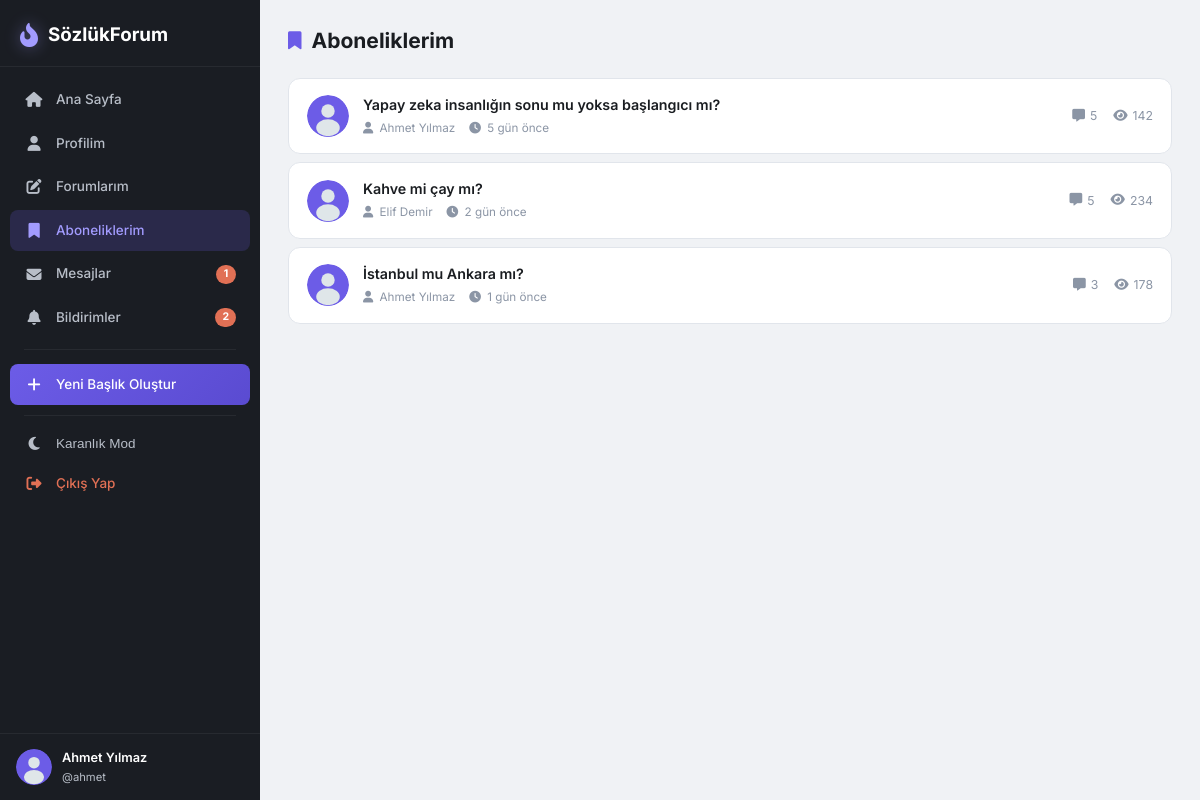
The page /subscriptions.php (signed in) on the database its author committed.
### tables this page shows
CREATE TABLE topics (
    id INT AUTO_INCREMENT PRIMARY KEY,
    title VARCHAR(255) NOT NULL,
    description TEXT DEFAULT NULL,
    user_id INT NOT NULL,
    views INT DEFAULT 0,
    created_at DATETIME DEFAULT CURRENT_TIMESTAMP,
    FOREIGN KEY (user_id) REFERENCES users(id) ON DELETE CASCADE
);

CREATE TABLE users (
    id INT AUTO_INCREMENT PRIMARY KEY,
    username VARCHAR(50) NOT NULL UNIQUE,
    email VARCHAR(100) NOT NULL UNIQUE,
    password VARCHAR(255) NOT NULL,
    display_name VARCHAR(100) DEFAULT NULL,
    bio TEXT DEFAULT NULL,
    avatar VARCHAR(255) DEFAULT NULL,
    role ENUM('user','admin') DEFAULT 'user',
    is_blocked TINYINT(1) DEFAULT 0,
    last_seen DATETIME DEFAULT CURRENT_TIMESTAMP,
    created_at DATETIME DEFAULT CURRENT_TIMESTAMP
);

### config.php (called while the page is built, shortened)
<?php
function e($str) {
    return htmlspecialchars((string)$str, ENT_QUOTES, 'UTF-8');
}
function timeAgo($datetime) {
    $now = new DateTime();
    $ago = new DateTime($datetime);
    $diff = $now->diff($ago);
    if ($diff->d > 0) return $diff->d . ' gün önce';
    return 'az önce';
}
function getAvatar($avatar) {
    return 'assets/default_avatar.svg';
}
?>

### subscriptions.php (the view, shortened to what this page needs)
<?php
require_once 'config.php';
$stmt = $pdo->prepare("SELECT t.*, u.username, u.display_name, u.avatar,
                        (SELECT COUNT(*) FROM comments WHERE topic_id = t.id AND is_hidden = 0) as comment_count
                        FROM subscriptions s
                        JOIN topics t ON s.topic_id = t.id
                        JOIN users u ON t.user_id = u.id
                        WHERE s.user_id = ?
                        ORDER BY s.created_at DESC");
$stmt->execute([$_SESSION['user_id']]);
$topics = $stmt->fetchAll();
include 'includes/header.php';
?>
<div class="page-layout">
    <div class="content-main">
        <div class="page-header">
            <h1><i class="fas fa-bookmark"></i> Aboneliklerim</h1>
        </div>
        <div class="topic-list">
            <?php if (empty($topics)): ?>
                <div class="empty-state">
                    <i class="fas fa-bookmark"></i>
                    <h3>Henüz bir başlığa abone olmadınız</h3>
                    <p>Beğendiğiniz başlıklara abone olarak onları burada takip edin.</p>
                    <a href="index.php" class="btn btn-primary">Başlıklara Göz At</a>
                </div>
            <?php else: ?>
                <?php foreach ($topics as $topic): ?>
                <a href="topic.php?id=<?= $topic['id'] ?>" class="topic-card">
                    <div class="topic-card-left">
                        <img src="<?= e(getAvatar($topic['avatar'])) ?>" alt="" class="topic-avatar">
                        <div class="topic-info">
                            <h3 class="topic-title"><?= e($topic['title']) ?></h3>
                            <div class="topic-meta">
                                <span class="topic-author"><i class="fas fa-user"></i> <?= e($topic['display_name'] ?? $topic['username']) ?></span>
                                <span class="topic-time"><i class="fas fa-clock"></i> <?= timeAgo($topic['created_at']) ?></span>
                            </div>
                        </div>
                    </div>
                    <div class="topic-card-right">
                        <div class="topic-stat"><i class="fas fa-message"></i> <span><?= $topic['comment_count'] ?></span></div>
                        <div class="topic-stat"><i class="fas fa-eye"></i> <span><?= $topic['views'] ?></span></div>
                    </div>
                </a>
                <?php endforeach; ?>
            <?php endif; ?>
        </div>
    </div>
</div>
<?php include 'includes/footer.php'; ?>

### assets/style.css (style rules this page uses)
:root, [data-theme="light"] { --bg-primary: #f0f2f5; --bg-secondary: #ffffff; --bg-tertiary: #f8f9fa; --bg-hover: #e9ecef; --bg-active: #e3e7eb; --text-primary: #1a1d21; --text-secondary: #5f6b7a; --text-tertiary: #8b95a5; --text-inverse: #ffffff; --accent: #6c5ce7; --accent-light: #a29bfe; --accent-hover: #5a4bd1; --accent-bg: rgba(108, 92, 231, 0.08); --success: #00b894; --success-bg: rgba(0, 184, 148, 0.1); --warning: #fdcb6e; --warning-bg: rgba(253, 203, 110, 0.15); --danger: #e17055; --danger-bg: rgba(225, 112, 85, 0.1); --border: #e1e5eb; --border-light: #f0f2f5; --shadow: 0 1px 3px rgba(0,0,0,0.06), 0 1px 2px rgba(0,0,0,0.04); --shadow-lg: 0 10px 25px rgba(0,0,0,0.08); --shadow-xl: 0 20px 40px rgba(0,0,0,0.12); --sidebar-width: 260px; --sidebar-bg: #1a1d23; --sidebar-text: #b8bec8; --sidebar-text-hover: #ffffff; --sidebar-active-bg: rgba(108, 92, 231, 0.2); --sidebar-divider: rgba(255,255,255,0.06); --radius-sm: 8px; --radius: 12px; --radius-lg: 16px; --radius-xl: 20px; --radius-full: 999px; --transition: 0.2s ease; }
*, *::before, *::after { box-sizing: border-box; margin: 0; padding: 0; }
html { font-size: 15px; scroll-behavior: smooth; }
body { font-family: 'Inter', -apple-system, BlinkMacSystemFont, sans-serif; background: var(--bg-primary); color: var(--text-primary); line-height: 1.6; min-height: 100vh; display: flex; -webkit-font-smoothing: antialiased; }
a { color: var(--accent); text-decoration: none; transition: color var(--transition); }
img { max-width: 100%; height: auto; }
.page-layout { display: flex; gap: 24px; }
.content-main { flex: 1; min-width: 0; }
.page-header { display: flex; align-items: center; justify-content: space-between; margin-bottom: 20px; flex-wrap: wrap; gap: 12px; }
.page-header h1 { font-size: 1.4rem; font-weight: 700; display: flex; align-items: center; gap: 10px; }
.page-header h1 i { color: var(--accent); font-size: 1.2rem; }
.topic-list { display: flex; flex-direction: column; gap: 8px; }
.topic-card { display: flex; align-items: center; justify-content: space-between; gap: 14px; padding: 16px 18px; background: var(--bg-secondary); border: 1px solid var(--border); border-radius: var(--radius); transition: all var(--transition); text-decoration: none; }
.topic-card-left { display: flex; align-items: center; gap: 14px; flex: 1; min-width: 0; }
.topic-avatar { width: 42px; height: 42px; border-radius: var(--radius-full); object-fit: cover; flex-shrink: 0; }
.topic-info { min-width: 0; }
.topic-title { font-size: 0.95rem; font-weight: 600; color: var(--text-primary); overflow: hidden; text-overflow: ellipsis; white-space: nowrap; line-height: 1.4; }
.topic-meta { display: flex; gap: 14px; font-size: 0.78rem; color: var(--text-tertiary); margin-top: 4px; }
.topic-meta i { margin-right: 3px; }
.topic-card-right { display: flex; gap: 16px; flex-shrink: 0; }
.topic-stat { display: flex; align-items: center; gap: 5px; font-size: 0.82rem; color: var(--text-tertiary); }
.topic-stat i { font-size: 0.85rem; }
.topic-card, .comment, .notif-item { animation: fadeIn 0.3s ease forwards; }
.topic-card:nth-child(2) { animation-delay: 0.05s; }
.topic-card:nth-child(3) { animation-delay: 0.1s; }

### rows shown on the page
topics: title "Yapay zeka insanlığın sonu mu yoksa başlangıcı mı?", user.display_name "Ahmet Yılmaz", created_at "5 gün önce", comment_count "5", views "142"
topics: title "Kahve mi çay mı?", user.display_name "Elif Demir", created_at "2 gün önce", comment_count "5", views "234"
topics: title "İstanbul mu Ankara mı?", user.display_name "Ahmet Yılmaz", created_at "1 gün önce", comment_count "3", views "178"

### other values the page prints
$msgCount "1"
$notifCount "2"
$_SESSION['display_name'] "Ahmet Yılmaz"
$_SESSION['username'] "ahmet"
